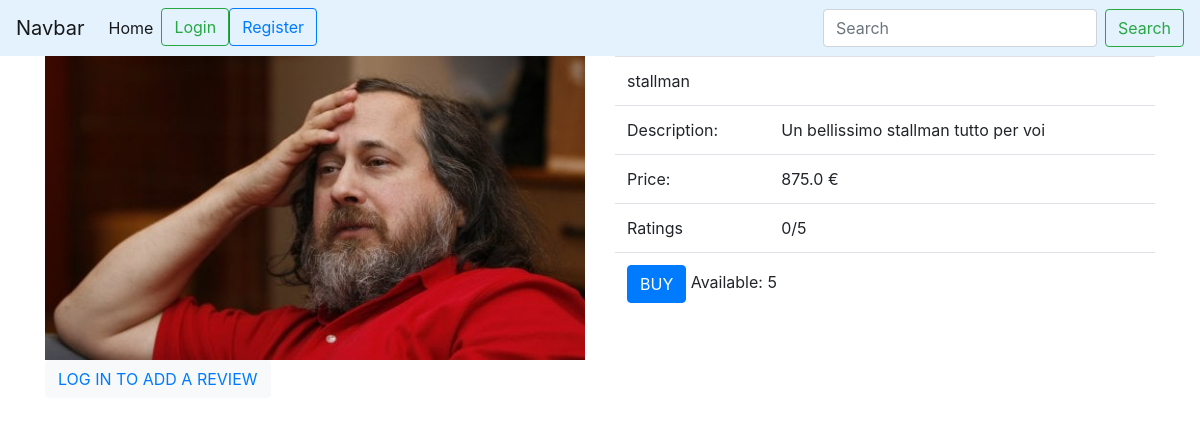
Page /product/management/3/detail on the earlier database version.
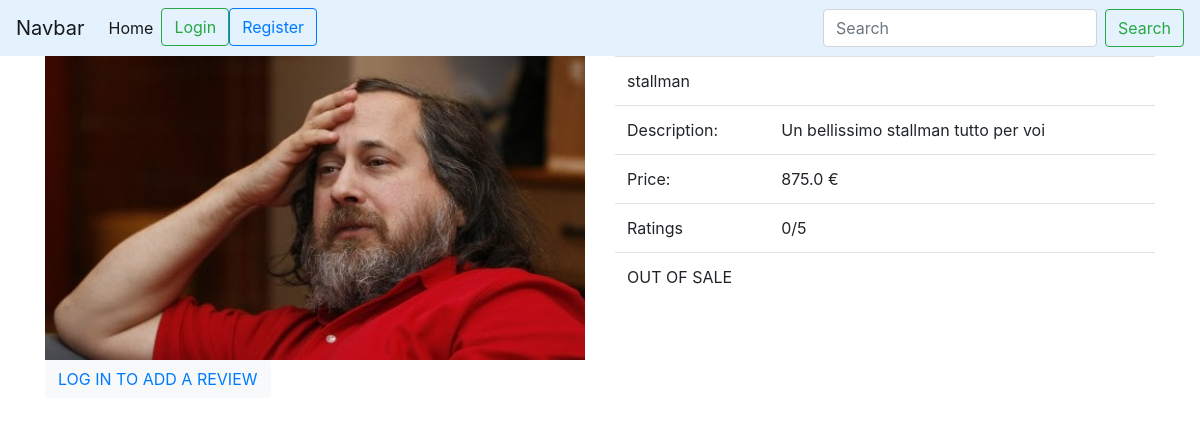
Same page on the later database version.
### product_management/models.py (models this page shows)
class Product(models.Model):
    id = models.AutoField(primary_key=True)
    name = models.CharField(max_length=50)
    image = models.ImageField(upload_to='product_images/')
    price = models.FloatField(validators=[MinValueValidator(0.0001)])
    description = models.TextField(max_length=500)
    quantity = models.PositiveIntegerField(default=1)
    shipment = models.FloatField(default=0, validators=[MinValueValidator(0)])
    producer = models.ForeignKey(CustomUser, on_delete=models.CASCADE)
    category = models.ForeignKey(MyCategory,on_delete=models.PROTECT)

### product_management/views.py (the view)
# urls.py: path('management/<int:pk>/detail', views.ProductDetail.as_view(), name='product_detail'),
class ProductDetail(DetailView):
    model = Product
    template_name = 'product_setting/detail.html'
    def get_queryset(self, *args, **kwargs):
        return Product.objects.filter(id=self.kwargs['pk'])

### product_management/templates/product_setting/detail.html (shortened to what this page needs)
{% extends 'base.html' %}
{% load static %}
{% block content %}
    <div class="container">
    <div class="row">
        <div class="col">
            <div class="text-center">
             <img src="{{ product.image.url }}"  class="img-fluid" alt="user profile image" height="240">
            </div>
        </div>
        <div class="col">
                <table class="table table-unbordered">
                    <tr>
                        <td colspan="2"><bold> {{ product.name }}</bold> </td>
                    </tr>
                    <tr>
                        <td>Description: </td>
                        <td>{{ product.description }}</td>
                    </tr>
                    <tr>
                        <td>Price: </td>
                        <td>{{ product.price }} &euro;</td>
                    </tr>
                    <tr>
                        <td>Ratings</td>
                        <td id="product_ratings">0/5</td>
                    </tr>
                    <tr>
                        <td colspan="2">
                            {% if product.quantity == 0 %}
                                OUT OF SALE
                            {% else %}
                                <button class="btn btn-primary" data-toggle="modal" data-target="#BuyProduct">BUY</button>
                                Available: {{ product.quantity }}
                            {% endif %}
                        </td>
                    </tr>
                </table>
        </div>
    </div>
    <div class="row">
        <div class="col">
            {% if request.user.is_authenticated %}
                <button class="btn btn-warning" data-toggle="modal" data-target="#ReviewModal"> ADD REVIEW</button>
            {% else %}
                <button class="btn btn-light"><a href="{% url 'user_management:login' %}">LOG IN TO ADD A REVIEW</a></button>
            {% endif %}
        </div>
    </div>
{% endblock %}

### templates/base.html (shortened to what this page needs)
<!doctype html>
<html lang="en">
  <head>
    <link rel="stylesheet" href="https://maxcdn.bootstrapcdn.com/bootstrap/4.0.0/css/bootstrap.min.css">
  </head>
  <body>
    <nav class="navbar navbar-expand-lg navbar-light " style="background-color: #e3f2fd;">
        <a class="navbar-brand" href="#">Navbar</a>
        <div class="collapse navbar-collapse" id="navbarSupportedContent">
            <ul class="navbar-nav mr-auto">
                <li class="nav-item active">
                    <a class="nav-link" href="{% url 'home' %}">Home </a>
                </li>
                {% if not request.user.is_authenticated %}
                    <li>
                        <a  class="btn btn-outline-success"  href="{% url 'user_management:login' %}">
                            Login
                        </a>
                    </li>
                    <li>
                        <a type="button" class="btn btn-outline-primary" href="{% url 'user_management:signup' %}">
                            Register
                        </a>
                    </li>
                {% endif %}
            </ul>
            <form class="form-inline my-2 my-lg-0">
                <input class="form-control mr-sm-2" type="search" placeholder="Search" aria-label="Search">
                <button class="btn btn-outline-success my-2 my-sm-0" type="submit">Search</button>
            </form>
          </div>
    </nav>
    {% block content %}
    {% endblock %}
  </body>
</html>

Differences in the rows shown:
changed Product "stallman": quantity "5" → (not shown)
Other differences:
text no longer shown: "BUY Available:"
text now shown: "OUT OF SALE"
